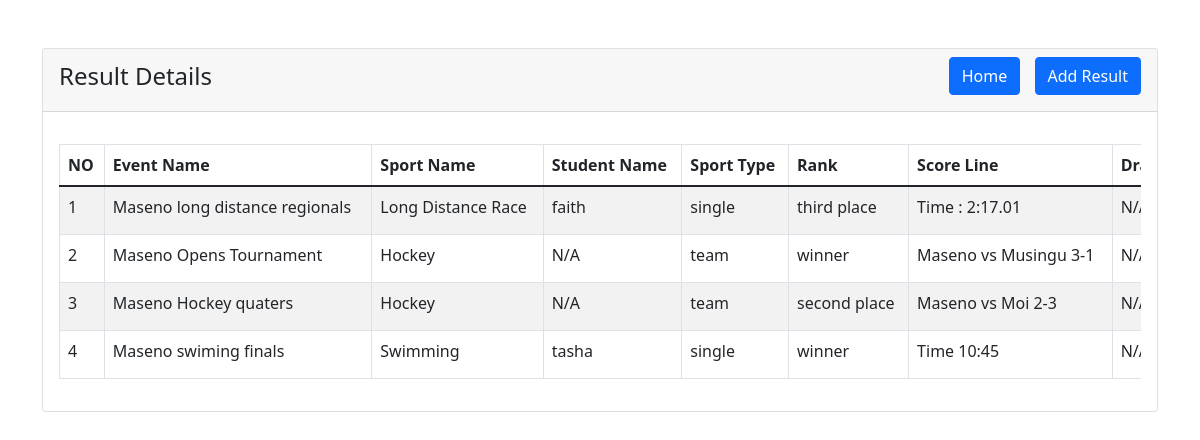
The page /admin/result_details.php on the database as committed earlier.
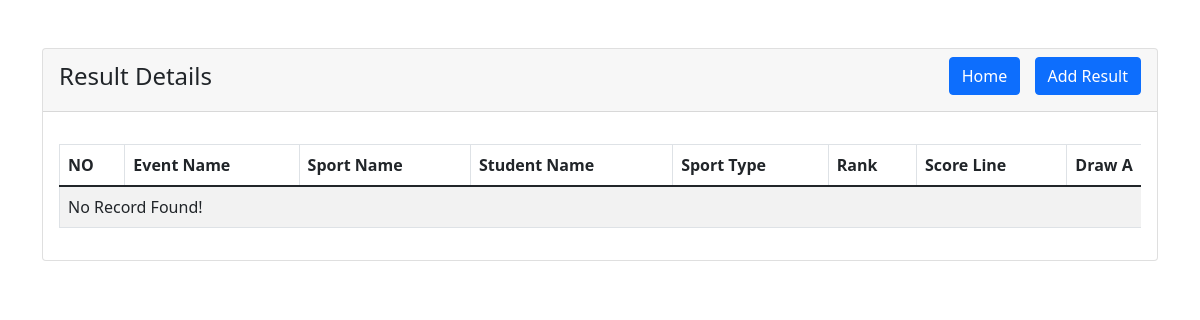
The same page on the database as committed later.
### tables this page shows
CREATE TABLE `results` (
  `id` int(11) NOT NULL,
  `event_id` int(11) NOT NULL,
  `sport_id` int(11) NOT NULL,
  `student_id` int(11) DEFAULT NULL,
  `sport_type` enum('single','double','team') NOT NULL,
  `rank` enum('winner','first place','second place','third place','participated') NOT NULL,
  `score_line` varchar(255) DEFAULT NULL
);

CREATE TABLE `events` (
  `id` int(11) NOT NULL,
  `event_name` varchar(255) NOT NULL,
  `facility_name` int(11) DEFAULT NULL,
  `facility_type` enum('indoor','outdoor') NOT NULL,
  `description` text DEFAULT NULL,
  `start_date` date NOT NULL,
  `end_date` date NOT NULL,
  `event_time` time NOT NULL,
  `host_school` varchar(255) DEFAULT NULL,
  `participant_school` varchar(255) DEFAULT NULL
);

CREATE TABLE `sports` (
  `id` int(11) NOT NULL,
  `sport_name` varchar(255) NOT NULL,
  `sport_type` enum('single','double','team') NOT NULL,
  `game_type` enum('per_meter','per_quarter','per_half','per_inning','per_set','per_period','per_round') NOT NULL,
  `number_of_players` int(11) NOT NULL,
  `facility_type` enum('indoor','outdoor') NOT NULL
);

CREATE TABLE `users` (
  `id` int(11) NOT NULL,
  `username` varchar(30) NOT NULL,
  `pwd` varchar(255) NOT NULL,
  `email` varchar(100) NOT NULL,
  `created_at` datetime NOT NULL DEFAULT curtime(),
  `role` varchar(50) NOT NULL DEFAULT 'student',
  `age` int(11) DEFAULT NULL,
  `gender` varchar(10) DEFAULT NULL,
  `phone_number` varchar(20) DEFAULT NULL
);

### admin/result_details.php (the view, shortened to what this page needs)
<?php
require '../includes/dbh.inc.php';
?>
<!doctype html>
<html lang="en">
<head>
    <link href="https://cdn.jsdelivr.net/npm/bootstrap@5.1.3/dist/css/bootstrap.min.css" rel="stylesheet">
</head>
<body>
<div class="container mt-5">
    <div class="row">
        <div class="col-md-12">
            <div class="card">
                <div class="card-header">
                <h4 class="d-flex justify-content-between align-items-center">
                <span>Result Details</span>
                  <div>
                   <a href="dashboard.php" class="btn btn-primary me-2">Home</a>
                   <a href="result_create.php" class="btn btn-primary">Add Result</a>
                   </div>
                </h4>
                </div>
                <div class="card-body">
                    <div class="table-responsive">
                    <div style="overflow-x: auto; width: 1340px;">
                            <table class="table table-bordered table-striped">
                    <table class="table table-bordered table-striped">
                    <thead>
                        <tr>
                            <th>NO</th>
                            <th>Event Name</th>
                            <th>Sport Name</th>
                            <th>Student Name</th>
                            <th>Sport Type</th>
                            <th>Rank</th>
                            <th>Score Line</th>
                            <th>Draw A</th>
                        </tr>
                        </thead>
                        <tbody>
                        <?php
                        $query = "SELECT r.id, e.event_name, s.sport_name, u.username AS student_name, r.sport_type, r.rank, r.score_line, sa.school_name AS draw_a_name, sb.school_name AS draw_b_name
                        FROM results r
                        JOIN events e ON r.event_id = e.id
                        JOIN sports s ON r.sport_id = s.id
                        LEFT JOIN users u ON r.student_id = u.id
                        LEFT JOIN schools sa ON r.draw_a_id = sa.school_id
                        LEFT JOIN schools sb ON r.draw_b_id = sb.school_id";
                        $query_run = $pdo->query($query);
                        if ($query_run->rowCount() > 0) {
                            $count = 0;
                            foreach ($query_run as $result) {
                                $count++;
                        ?>
                        <tr>
                            <td><?= $count; ?></td>
                            <td><?= $result['event_name']; ?></td>
                            <td><?= $result['sport_name']; ?></td>
                            <td><?= $result['student_name'] ?? 'N/A'; ?></td>
                            <td><?= $result['sport_type']; ?></td>
                            <td><?= $result['rank']; ?></td>
                            <td><?= $result['score_line']; ?></td>
                            <td><?= isset($result['draw_a_name']) ? $result['draw_a_name'] : 'N/A'; ?></td>
                        </tr>
                        <?php
                            }
                        } else {
                            echo "<tr><td colspan='10'>No Record Found!</td></tr>";
                        }
                        ?>
                        </tbody>
                    </table>
                </div>
            </div>
        </div>
    </div>
</div>
</body>
</html>

Rows that differ between the two databases and show on the page:
removed results: event.event_name "Maseno long distance regionals", sport.sport_name "Long Distance Race", users.username "faith", sport_type "single", rank "third place", score_line "Time : 2:17.01"
removed results: event.event_name "Maseno Opens Tournament", sport.sport_name "Hockey", student_name "N/A", sport_type "team", rank "winner", score_line "Maseno vs Musingu 3-1"
removed results: event.event_name "Maseno Hockey quaters", sport.sport_name "Hockey", student_name "N/A", sport_type "team", rank "second place", score_line "Maseno vs Moi 2-3"
removed results: event.event_name "Maseno swiming finals", sport.sport_name "Swimming", users.username "tasha", sport_type "single", rank "winner", score_line "Time 10:45"
Other text that changed with them:
text now shown: "No Record Found!"
